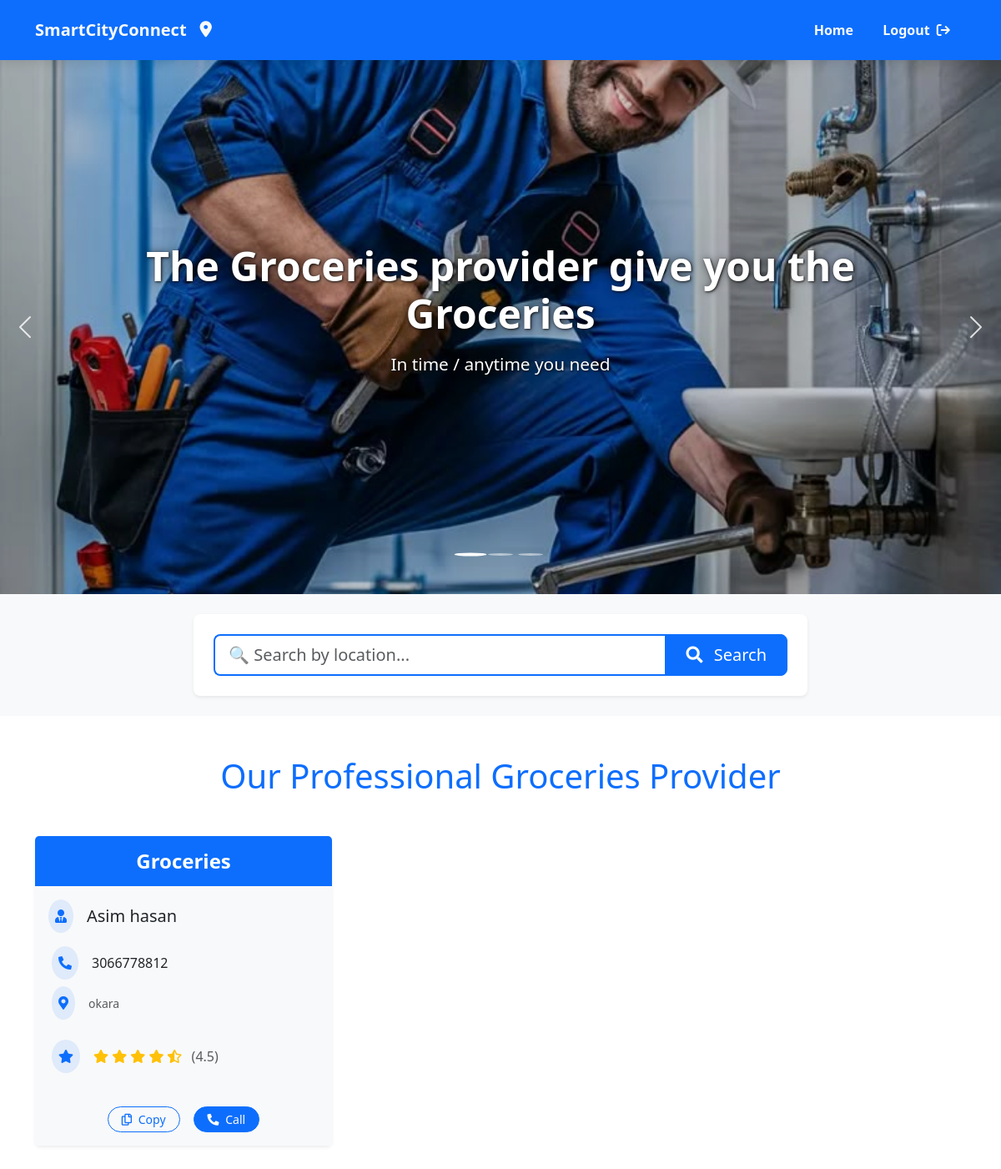
/Groceries/ (signed in), run on the app's committed database.
### smartcity/models.py (models this page shows, shortened)
class ServiceProviderR(models.Model):
    user = models.OneToOneField(User, on_delete=models.CASCADE)
    service_image = models.ImageField(upload_to='service_images/')
    servicename = models.CharField(max_length=100)  # This can be the name of the service
    Phoneno = models.CharField(max_length=15)
    address = models.TextField()

### smartcity/views.py (the view)
# urls.py: path('Groceries/',Groceries,name="Groceries")
@login_required(login_url='/Login_page/')
def Groceries(request):
     queryset = ServiceProviderR.objects.filter(servicename__iexact='Groceries' ).select_related('user')
     location = request.GET.get('location', '').strip()
     if location:
       queryset = ServiceProviderR.objects.filter(address__icontains=location, servicename__iexact='Groceries').select_related('user')
       page_title = f"Groceris in {location}"
     else:
          queryset =ServiceProviderR.objects.filter( servicename__iexact='Groceries' ).select_related('user')
          page_title = "Professional Groceries"
          context= { 'Groceries': queryset, 'page_title': page_title, 'search_location':location, }
          return render(request,'Grocries.html',context)

### smartcity/templates/Grocries.html (shortened to what this page needs)
{% load static%}
<!DOCTYPE html>
<html lang="en">
  <head>
    <link
      href="https://cdn.jsdelivr.net/npm/bootstrap@5.3.3/dist/css/bootstrap.min.css"
      rel="stylesheet"
    />
    <link
      rel="stylesheet"
      href="https://cdnjs.cloudflare.com/ajax/libs/font-awesome/6.6.0/css/all.min.css"
    />
    <link rel="stylesheet" href="{% static 'css/Groceries.css'%}" />
  </head>
  <body>
    <div class="container-fluid bg-primary navbar-container">
      <div class="container">
        <div class="row">
          <div class="col-12">
            <nav class="navbar navbar-expand-lg navbar-dark">
              <a
                class="navbar-brand text-light fw-bold d-flex align-items-center brand-logo"
                href="{% url 'Home'%}"
              >
                <span class="logo-text">SmartCityConnect</span>
                <i class="fa-solid fa-location-dot logo-icon ms-2"></i>
              </a>
              <div
                class="collapse navbar-collapse justify-content-lg-end"
                id="navbarNav"
              >
                <ul class="navbar-nav nav-items">
                  <li class="nav-item">
                    <a
                      href="{% url 'Home'%}"
                      class="nav-link text-light fw-bold nav-link-hover"
                    >
                      <span>Home</span>
                    </a>
                  </li>
                  {% if user.is_authenticated %}
                  <li class="nav-item">
                    <form
                      method="post"
                      action="{% url 'logout' %}"
                      class="d-inline"
                    >
                      <button
                        type="submit"
                        class="nav-link text-light fw-bold nav-link-hover login-btn"
                        style="background: none; border: none; cursor: pointer"
                      >
                        <span>Logout</span>
                        <i
                          class="fa-solid fa-arrow-right-from-bracket ms-1"
                        ></i>
                      </button>
                    </form>
                  </li>
                  {% endif %}
                </ul>
              </div>
            </nav>
          </div>
        </div>
      </div>
    </div>
    <div id="carouselExampleCaptions" class="carousel slide">
      <div class="carousel-indicators">
        <button
          type="button"
          data-bs-target="#carouselExampleCaptions"
          data-bs-slide-to="0"
          class="active"
          aria-current="true"
          aria-label="Slide 1"
        ></button>
        <button
          type="button"
          data-bs-target="#carouselExampleCaptions"
          data-bs-slide-to="1"
          aria-label="Slide 2"
        ></button>
        <button
          type="button"
          data-bs-target="#carouselExampleCaptions"
          data-bs-slide-to="2"
          aria-label="Slide 3"
        ></button>
      </div>
      <div class="carousel-inner">
        <div class="carousel-item active">
          <img
            src="{% static 'media/plumber.jpeg'%}"
            class="d-block w-100 slider-img"
            alt="Plumbing services"
          />
          <div class="carousel-caption d-none d-md-block">
            <h2 class="slider-title animate__animated animate__fadeIn">
              The Groceries provider give you the Groceries
            </h2>
            <p
              class="slider-subtitle animate__animated animate__fadeIn animate__delay-1s"
            >
             In time / anytime you need
            </p>
          </div>
        </div>
      </div>
      <button
        class="carousel-control-prev"
        type="button"
        data-bs-target="#carouselExampleCaptions"
        data-bs-slide="prev"
      >
        <span class="carousel-control-prev-icon" aria-hidden="true"></span>
      </button>
      <button
        class="carousel-control-next"
        type="button"
        data-bs-target="#carouselExampleCaptions"
        data-bs-slide="next"
      >
        <span class="carousel-control-next-icon" aria-hidden="true"></span>
      </button>
    </div>
    <div class="container-fluid py-4 search-section">
      <div class="container">
        <div class="row justify-content-center">
          <div class="col-lg-8 col-md-10">
            <div class="bg-white p-4 rounded-3 shadow-sm">
              <form
                action="{% url 'Groceries' %}"
                method="GET"
                class="search-form"
              >
                <div class="input-group">
                  <input
                    type="search"
                    name="location"
                    class="form-control form-control-lg border-primary border-2"
                    placeholder="🔍 Search by location..."
                    value="{{ search_location|default:'' }}"
                    aria-label="Search professionals by location"
                  />
                  <button class="btn btn-primary btn-lg px-4" type="submit">
                    <i class="fas fa-search me-2"></i> Search
                  </button>
                </div>
              </form>
            </div>
          </div>
        </div>
      </div>
    </div>
    {% block content %}
    <link
      rel="stylesheet"
      href="https://cdnjs.cloudflare.com/ajax/libs/font-awesome/5.15.4/css/all.min.css"
    />
    <link
      rel="stylesheet"
      href="https://cdnjs.cloudflare.com/ajax/libs/animate.css/4.1.1/animate.min.css"
    />
    <div class="container py-5">
      <h1
        class="text-center mb-5 text-primary animate__animated animate__fadeInDown"
      >
        Our Professional Groceries Provider
      </h1>
      <div class="row row-cols-1 row-cols-md-2 row-cols-lg-3 g-4">
        {% for gro in Groceries %}
        <div class="col">
          <div class="card h-100 border-0 plumber-card shadow-sm">
            <div
              class="card-header bg-primary border-0 py-3 position-relative overflow-hidden"
            >
              <h4
                class="mb-0 text-center text-white fw-bold service-title animate__animated animate__fadeIn"
              >
                {{ gro.servicename }}
              </h4>
            </div>
            <div class="card-body text-left d-flex flex-column bg-light">
              <div
                class="d-flex align-items-center mb-3 animate__animated animate__fadeInLeft"
              >
                <div class="bg-primary bg-opacity-10 p-2 rounded-circle me-3">
                  <i class="fas fa-user-tie text-primary"></i>
                </div>
                <h5 class="card-title mb-0 text-dark">
                  {% firstof gro.user.get_full_name.strip gro.user.username %}
                </h5>
              </div>
              <div class="contact-info mb-4 ps-1">
                <div
                  class="d-flex align-items-center mb-2 animate__animated animate__fadeInLeft"
                  style="animation-delay: 0.1s"
                >
                  <div class="bg-primary bg-opacity-10 p-2 rounded-circle me-3">
                    <i class="fas fa-phone-alt text-primary"></i>
                  </div>
                  <span class="phone-number text-dark"
                    >{{ gro.Phoneno }}</span
                  >
                </div>
                <div
                  class="d-flex align-items-center animate__animated animate__fadeInLeft"
                  style="animation-delay: 0.2s"
                >
                  <div class="bg-primary bg-opacity-10 p-2 rounded-circle me-3">
                    <i class="fas fa-map-marker-alt text-primary"></i>
                  </div>
                  <small class="text-muted">{{ gro.address }}</small>
                </div>
              </div>
              <div
                class="mb-4 ps-1 animate__animated animate__fadeInLeft"
                style="animation-delay: 0.3s"
              >
                <div class="d-flex align-items-center">
                  <div class="bg-primary bg-opacity-10 p-2 rounded-circle me-3">
                    <i class="fas fa-star text-primary"></i>
                  </div>
                  <div class="text-warning">
                    <i class="fas fa-star"></i>
                    <i class="fas fa-star"></i>
                    <i class="fas fa-star"></i>
                    <i class="fas fa-star"></i>
                    <i class="fas fa-star-half-alt"></i>
                    <span class="text-muted ms-2">(4.5)</span>
                  </div>
                </div>
              </div>
              <div
                class="mt-auto d-flex justify-content-center gap-3 pt-3 animate__animated animate__fadeInUp"
                style="animation-delay: 0.4s"
              >
                <button
                  class="btn btn-outline-primary btn-sm copy-btn px-3 rounded-pill hover-lift"
                  data-phone="{{ gro.Phoneno }}"
                >
                  <i class="far fa-copy me-1"></i> Copy
                </button>
                <a
                  href="tel:{{ gro.Phoneno }}"
                  class="btn btn-primary btn-sm call-btn text-white px-3 rounded-pill hover-lift"
                >
                  <i class="fas fa-phone-alt me-1"></i> Call
                </a>
              </div>
            </div>
          </div>
        </div>
        {% empty %}
        <div class="col-12 animate__animated animate__fadeIn">
          <div class="alert alert-info text-center">
            No Groceriesprovider available at the moment.
          </div>
        </div>
        {% endfor %}
      </div>
    </div>
    {% endblock %}
  </body>
</html>

### static/css/Groceries.css (style rules this page uses)
.navbar-container { box-shadow: 0 4px 12px rgba(0, 0, 0, 0.1); transition: all 0.3s ease; position: sticky; top: 0; z-index: 1020; }
.navbar { padding: 0.8rem 0; }
.brand-logo { display: flex; align-items: center; transition: all 0.3s ease; padding: 0.5rem 0; }
.logo-text { margin-right: 8px; position: relative; }
.logo-text::after { content: ''; position: absolute; bottom: -2px; left: 0; width: 0; height: 2px; background-color: white; transition: width 0.3s ease; }
.logo-icon { font-size: 1.2rem; transition: all 0.3s ease; transform: translateY(0); animation: pulse 2s infinite; }
.nav-link-hover { position: relative; padding: 0.5rem 1rem; transition: all 0.3s ease; }
.nav-link-hover span { position: relative; z-index: 1; }
.nav-link-hover::before { content: ''; position: absolute; bottom: 0; left: 0; width: 0; height: 2px; background-color: white; transition: width 0.3s ease; }
.login-btn { background-color: rgba(255, 255, 255, 0.2); border-radius: 4px; margin-left: 0.5rem; padding: 0.5rem 1.2rem !important; transition: all 0.3s ease; }
.carousel { position: relative; overflow: hidden; }
.slider-img { height: 80vh; min-height: 500px; width: 100%; object-fit: cover; filter: brightness(0.85); }
.carousel-caption { position: absolute; top: 55%; left: 50%; transform: translate(-50%, -50%); width: 80%; text-align: center; padding: 0; color: white; text-shadow: 1px 1px 3px rgba(0, 0, 0, 0.8), 0 0 10px rgba(0, 0, 0, 0.5); }
.slider-title { font-size: 3.5rem; font-weight: 700; margin-bottom: 1rem; line-height: 1.2; }
.slider-subtitle { font-size: 1.5rem; font-weight: 400; margin-bottom: 0; }
.carousel-control-prev, .carousel-control-next { width: 5%; opacity: 0.8; transition: all 0.3s ease; }
.carousel-indicators { bottom: 20px; }
.carousel-indicators button { width: 10px; height: 10px; border-radius: 50%; margin: 0 6px; transition: all 0.3s ease; }
.carousel-indicators button.active { transform: scale(1.3); background-color: #fff; }
.animate__animated { animation-duration: 1s; animation-fill-mode: both; }
.animate__fadeIn { animation-name: fadeIn; }
.animate__delay-1s { animation-delay: 1s; }
@media (max-width: 1200px) { .slider-title { font-size: 3rem; } }
@media (max-width: 1200px) { .slider-subtitle { font-size: 1.3rem; } }
.search-section { background-color: #f8f9fa; }
.search-form .form-control { border-right: none; transition: all 0.3s ease; }
.search-form .btn { transition: all 0.3s ease; }
@media (min-width: 1200px) { .search-form .form-control { min-width: 400px; } }

### data on the page
ServiceProviderR: servicename "Groceries", user.last_name "Asim hasan", Phoneno "3066778812", address "okara"
